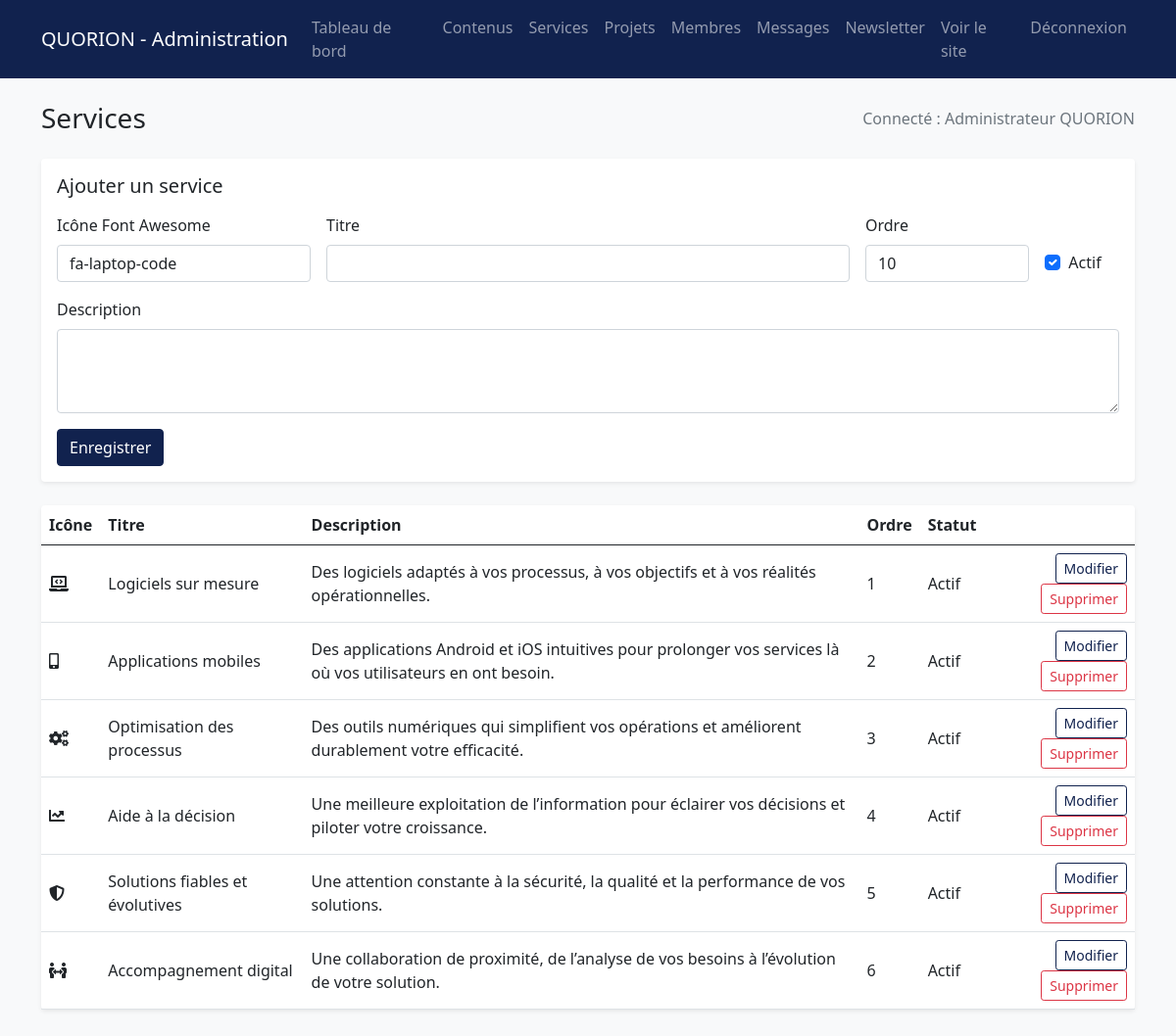
The app's page /admin/services.php (signed in) with its own data.
### tables this page shows
CREATE TABLE services (
    id INT UNSIGNED NOT NULL AUTO_INCREMENT PRIMARY KEY,
    icon VARCHAR(80) NOT NULL DEFAULT 'fa-laptop-code',
    title VARCHAR(160) NOT NULL,
    description TEXT NOT NULL,
    display_order INT UNSIGNED NOT NULL DEFAULT 0,
    is_active TINYINT(1) NOT NULL DEFAULT 1,
    created_at TIMESTAMP NOT NULL DEFAULT CURRENT_TIMESTAMP,
    updated_at TIMESTAMP NOT NULL DEFAULT CURRENT_TIMESTAMP ON UPDATE CURRENT_TIMESTAMP
);

### app/bootstrap.php (called while the page is built, shortened)
<?php
function db(): PDO
{
    $dsn = sprintf('mysql:host=%s;dbname=%s;charset=utf8mb4', DB_HOST, DB_NAME);
    $pdo = new PDO($dsn, DB_USER, DB_PASS, [
        PDO::ATTR_ERRMODE => PDO::ERRMODE_EXCEPTION,
        PDO::ATTR_DEFAULT_FETCH_MODE => PDO::FETCH_ASSOC,
        PDO::ATTR_EMULATE_PREPARES => false,
    ]);
    return $pdo;
}
function e(?string $value): string
{
    return htmlspecialchars((string) $value, ENT_QUOTES | ENT_SUBSTITUTE, 'UTF-8');
}

### admin/services.php (the view, shortened to what this page needs)
<?php
require_once __DIR__ . '/_init.php';
$edit = ['id' => '', 'icon' => 'fa-laptop-code', 'title' => '', 'description' => '', 'display_order' => 10, 'is_active' => 1];
$items = db()->query('SELECT * FROM services ORDER BY display_order, id')->fetchAll();
?>
        <div class="card shadow-sm border-0 mb-4"><div class="card-body">
            <h2 class="h5 mb-3"><?= $edit['id'] ? 'Modifier le service' : 'Ajouter un service' ?></h2>
            <form method="post" class="row g-3">
                <div class="col-md-3"><label class="form-label">Icône Font Awesome</label><input class="form-control" name="icon" value="<?= e($edit['icon']) ?>" required></div>
                <div class="col-md-6"><label class="form-label">Titre</label><input class="form-control" name="title" value="<?= e($edit['title']) ?>" maxlength="160" required></div>
                <div class="col-md-2"><label class="form-label">Ordre</label><input class="form-control" name="display_order" type="number" value="<?= e((string) $edit['display_order']) ?>" required></div>
                <div class="col-md-1 d-flex align-items-end"><div class="form-check mb-2"><input class="form-check-input" id="active" name="is_active" type="checkbox" <?= $edit['is_active'] ? 'checked' : '' ?>><label class="form-check-label" for="active">Actif</label></div></div>
                <div class="col-12"><label class="form-label">Description</label><textarea class="form-control" name="description" rows="3" required><?= e($edit['description']) ?></textarea></div>
                <div class="col-12"><button class="btn btn-primary" type="submit">Enregistrer</button><?php if ($edit['id']): ?> <a class="btn btn-link" href="services.php">Annuler</a><?php endif; ?></div>
            </form>
        </div></div>
        <div class="card shadow-sm border-0"><div class="table-responsive"><table class="table table-hover align-middle mb-0"><thead><tr><th>Icône</th><th>Titre</th><th>Description</th><th>Ordre</th><th>Statut</th><th></th></tr></thead><tbody>
            <?php foreach ($items as $item): ?>
            <tr><td><i class="fa <?= e($item['icon']) ?>"></i></td><td><?= e($item['title']) ?></td><td><?= e($item['description']) ?></td><td><?= e((string) $item['display_order']) ?></td><td><?= $item['is_active'] ? 'Actif' : 'Masqué' ?></td><td class="text-end"><a class="btn btn-sm btn-outline-primary" href="services.php?edit=<?= e((string) $item['id']) ?>">Modifier</a> <form method="post" class="d-inline"><input type="hidden" name="csrf_token" value="<?= e(csrf_token()) ?>"><input type="hidden" name="action" value="delete"><input type="hidden" name="id" value="<?= e((string) $item['id']) ?>"><button class="btn btn-sm btn-outline-danger" type="submit" onclick="return confirm('Supprimer ce service ?')">Supprimer</button></form></td></tr>
            <?php endforeach; ?>
        </tbody></table></div></div>

### assets/quorion.css (style rules this page uses)
:root { --primary: #11224E; --secondary: #F87B1B; --light: #FFFFFF; --dark: #11224E; }
.btn-primary { color: #FFFFFF; background-color: #11224E; border-color: #11224E; }
.btn-outline-primary { color: #11224E; border-color: #11224E; }

### records on screen
services: icon "fa-laptop-code", is_active "☑", title "Logiciels sur mesure", description "Des logiciels adaptés à vos processus, à vos objectifs et à vos réalités opérationnelles.", display_order "1", shows "Actif"
services: title "Applications mobiles", description "Des applications Android et iOS intuitives pour prolonger vos services là où vos utilisateurs en ont besoin.", display_order "2", is_active "Actif"
services: title "Optimisation des processus", description "Des outils numériques qui simplifient vos opérations et améliorent durablement votre efficacité.", display_order "3", is_active "Actif"
services: title "Aide à la décision", description "Une meilleure exploitation de l’information pour éclairer vos décisions et piloter votre croissance.", display_order "4", is_active "Actif"
services: title "Solutions fiables et évolutives", description "Une attention constante à la sécurité, la qualité et la performance de vos solutions.", display_order "5", is_active "Actif"
services: title "Accompagnement digital", description "Une collaboration de proximité, de l’analyse de vos besoins à l’évolution de votre solution.", display_order "6", is_active "Actif"

### other values on screen
$title "Services"
$name "Administrateur QUORION"
